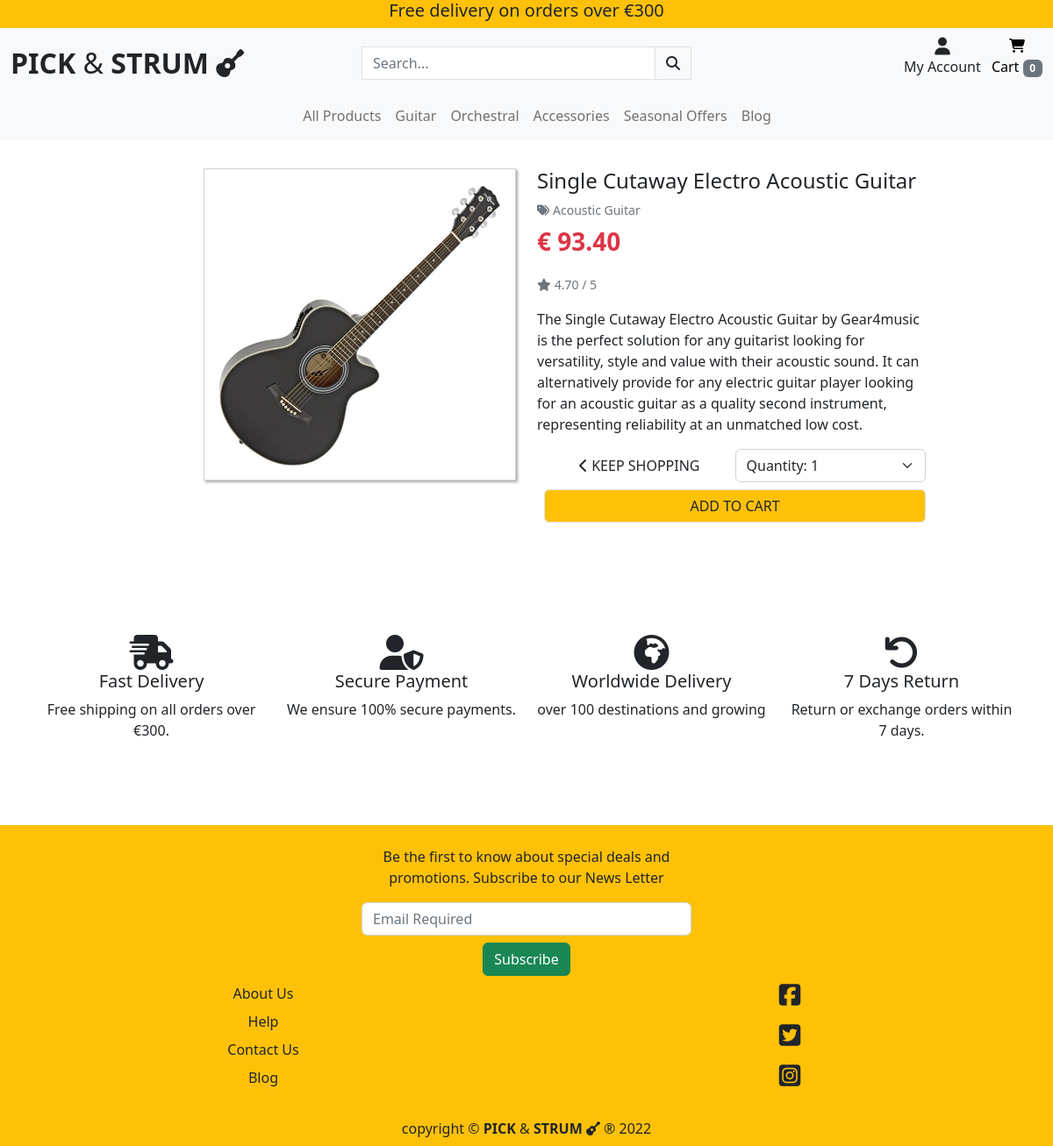
Screenshot of /products/2/ with the database file from the repository.
### products/models.py (models this page shows, shortened)
class Product(models.Model):
    category = models.ForeignKey(
        'Category', null=True, blank=True, on_delete=models.SET_NULL)
    name = models.CharField(max_length=254)
    sku = models.CharField(max_length=254, null=True, blank=True)
    description = models.TextField()
    price = models.DecimalField(max_digits=6, decimal_places=2)
    rating = models.DecimalField(
        max_digits=6, decimal_places=2, null=True, blank=True)
    image_url = models.URLField(max_length=1024, null=True, blank=True)
    image = models.ImageField(null=True, blank=True)
    features = models.ForeignKey(
        'ProductFeature', null=True, blank=True, on_delete=models.SET_NULL,
        related_name='feature_set')

class Category(models.Model):
    class Meta:
        verbose_name_plural = 'Categories'
    name = models.CharField(max_length=254)
    friendly_name = models.CharField(max_length=254, null=True, blank=True)

### products/views.py (the view)
# urls.py: path('<int:product_id>/', views.product_detail_view, name='product_detail'),
def product_detail_view(request, product_id):
    product = get_object_or_404(Product, pk=product_id)
    context = {
        'product': product,
    }
    return render(request, 'products/product_detail.html', context)

### cart/contexts.py (called while the page is built, shortened)
def cart_contents(request):
    cart_items = []
    total = 0
    product_count = 0
    cart = request.session.get('cart', {})
    if total < settings.FREE_DELIVERY_THRESHOLD:
        delivery = total * Decimal(settings.STANDARD_DELIVERY_PERCENTAGE / 100)
        free_delivery_delta = settings.FREE_DELIVERY_THRESHOLD - total
    else:
        delivery = 0
        free_delivery_delta = 0
    grand_total = delivery + total
    context = {
        'cart_items': cart_items,
        'total': total,
        'product_count': product_count,
        'delivery': delivery,
        'free_delivery_delta': free_delivery_delta,
        'free_delivery_threshold': settings.FREE_DELIVERY_THRESHOLD,
        'grand_total': grand_total,
    }
    return context

### products/templates/products/product_detail.html (shortened to what this page needs)
{% extends "base.html" %}
{% load static %}
{% block page_header %}
<div class="container header-backspace">
</div>
{% endblock %}
{% block content %}
<div class="container">
    <div class="row">
        <div class="col-12 col-md-5 col-lg-4 offset-lg-2">
            <div class="image-container card my-5 product-card rounded-0">
                {% if product.image %}
                    <a href="{{ product.image.url }}" target="_blank">
                        <img class="card-img-top img-fluid" src="{{ product.image.url }}" alt="{{ product.name }}">
                    </a>
                    {% else %}
                    <a href="">
                        <img class="card-img-top img-fluid" src="{{ MEDIA_URL }}noimage.png" alt="{{ product.name }}">
                    </a>
                {% endif %}
            </div>
        </div>
        <div class="col-12 col-md-7 col-lg-5">
            <div class="mb-5 mt-md-5">
                <h4>{{ product.name }}</h4>
                {% if product.category %}
                <p class="small mt-1 mb-0">
                    <a class="text-muted text-decoration-none" href="#">
                        <i class="fas fa-tags me-1"></i>{{ product.category.friendly_name }}
                    </a>
                </p>
                {% endif %}
                <p class="fs-3 text-danger fw-bold mt-1">€ {{ product.price }}</p>
                {% if product.rating %}
                    <small class="text-muted"><i class="fas fa-star me-1"></i>{{ product.rating }} / 5</small>
                {% else %}
                    <small class="text-muted">No Rating</small>
                {% endif %}
                <p class="mt-3">{{ product.description }}</p>
            <form class="form" action="{% url 'add_to_cart' product.id %}" method="POST">
                <div class="row mx-2">
                    <a href="{% url 'products' %}" class="btn w-50">
                        <span class="icon">
                            <i class="fas fa-chevron-left"></i>
                        </span>
                        <span class="text-uppercase">Keep Shopping</span>
                    </a>
                    <select class="form-select w-50" name="quantity" data-item_id="{{ product.id }}" id="id_qty_{{ product.id }}">
                        <option value="1">Quantity: 1</option>
                    </select>
                </div>
                <div class="row mt-2 mx-2">
                    <button class="btn border bg-warning" type="submit">ADD TO CART</button>
                </div>
            </form>
        </div>
        </div>
    </div>
</div>
{% include 'includes/trust-stm.html' %}
{% endblock %}

### static/css/base.css (style rules this page uses)
* { padding: 0; margin: 0; box-sizing: border-box; }
:root { --white: #fff; --light-grey: #ccc; --black: #000; }
.header-backspace { padding-top: 119px; }
.product-card { box-shadow: 2px 2px 3px #aaaaaa; }
@media (min-width: 992px) { .header-backspace { padding-top: 144px; } }

### rows the page displays
Product: image (picture), name "Single Cutaway Electro Acoustic Guitar", category.friendly_name "Acoustic Guitar", price "93.40", rating "4.70", description "The Single Cutaway Electro Acoustic Guitar by Gear4music is the perfect solution for any guitarist looking for versatility, style and value with their acoustic sound. It can alternatively provide for any electric guitar player looking for an acoustic guitar as a quality second instrument, representing reliability at an unmatched low cost.", quantity "Quantity: 1"

### other values shown
{{ free_delivery_threshold }} "300"
